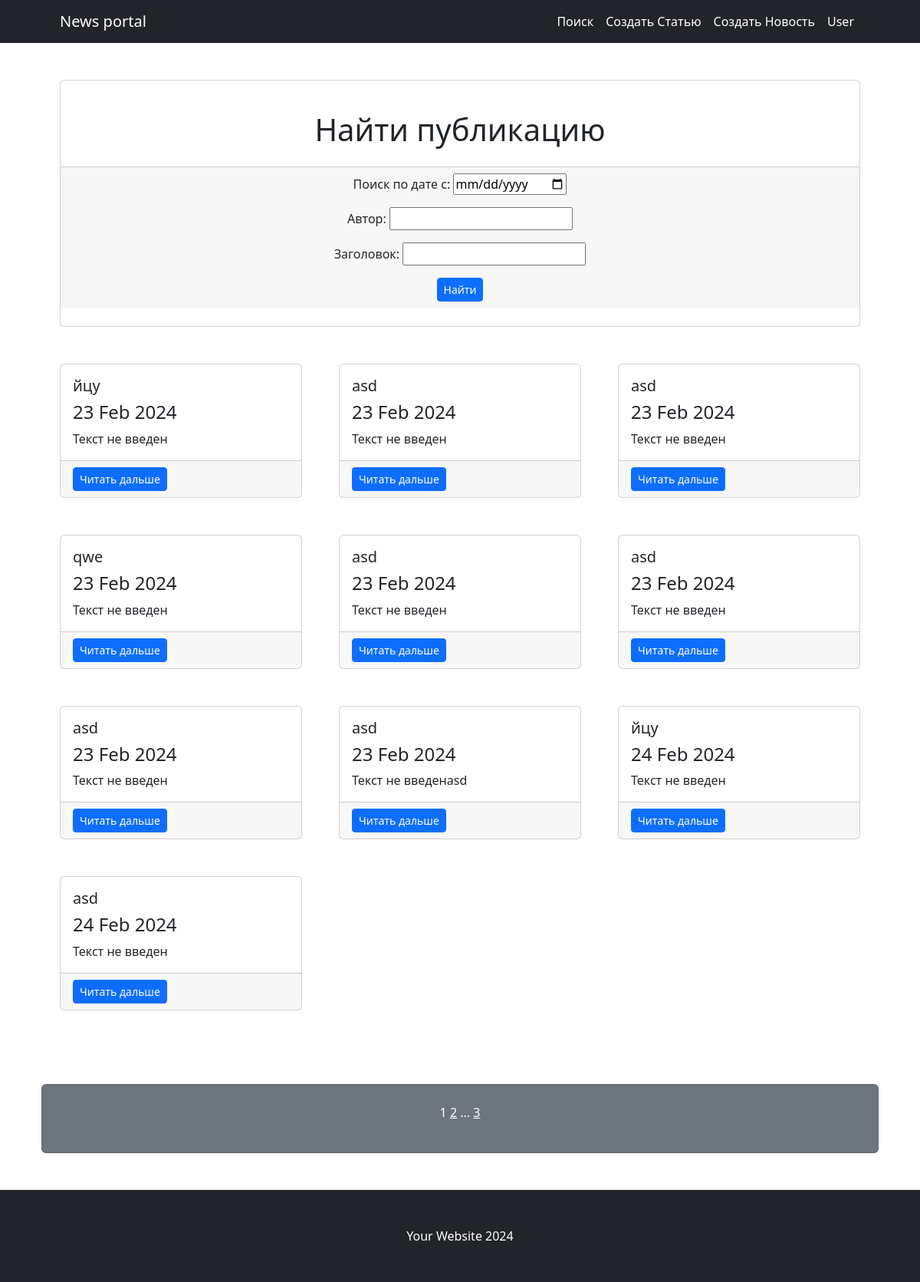
The app's page /news/search/ with its own data.
### simpleapp/models.py (models this page shows, shortened)
class Post(models.Model):
    author = models.ForeignKey(Author, on_delete=models.CASCADE, related_name='posts')
    item = models.CharField(max_length=3, choices=ITEM, default=news)
    date = models.DateTimeField(auto_now_add=True)
    category = models.ManyToManyField(Category, through = "PostCategory")
    heading = models.CharField(max_length=255)
    text = models.TextField(default = "Текст не введен")

### simpleapp/views.py (the view)
# urls.py: path('search/', PostSearch.as_view(), name='news_search'),
class PostSearch(ListView):
    model = Post
    template_name = 'news_search.html'
    context_object_name = 'posts'
    paginate_by = 10
    def get_queryset(self):
        queryset = super().get_queryset()
        self.filterset = PostFilter(self.request.GET, queryset=queryset)
        return self.filterset.qs
    def get_context_data(self, **kwargs):
        context = super().get_context_data(**kwargs)
        context['filterset'] = self.filterset
        return context

### simpleapp/templatetags/custom_filters.py (called while the page is built)
@register.filter(name='censor')
def currency(value):
   if type(value)==str:
      for pattern, repl in _TAGS:
        value = re.sub(pattern, repl, value)
   return value

@register.filter(name='post_id')
def currency(value):
   return f'/news/{value}'

### templates/news_search.html (shortened to what this page needs)
{% extends 'flatpages/default.html' %}
{% load custom_filters %}
{% load custom_tags %}
{% block content %}
<div class="card   my-5 py-4 ">
    <div class="card-body text-center">
        <h1 class="font-weight-light"> Найти публикацию </h1>
    </div>
    <div class="card-footer text-center">
        <form action="" method="get">
            {{ filterset.form.as_p }}
            <input class="btn btn-primary btn-sm" type="submit" value="Найти" />
        </form>
</div>
</div>
<div class="row gx-4 gx-lg-5">
    {% if posts %}
        {% for post in posts %}
    <div class="col-md-4 mb-5">
        <div class="card h-100">
            <div class="card-body">
                <h5 class="card-title">{{ post.heading|censor }} </h5>
                <h4 class="card-title">{{ post.date|date:'d M Y' }}</h4>
                <p class="card-text">{{ post.text|truncatewords:20|censor }}</p>
            </div>
            <div class="card-footer"><a class="btn btn-primary btn-sm" href={{post.id|post_id}}>Читать дальше</a></div>
        </div>
    </div>
        {% endfor %}
    {% else %}
    <div class="card   my-5 py-4 ">
        <div class="card-body text-center">
            <h1 class="font-weight-light">Постов нет!</h1>
        </div>
    </div>
    {% endif %}
    <div class="card text-white bg-secondary my-5 py-4 text-center"><p>
    {{ page_obj.number }}
    {% if page_obj.has_next %}
        <a class=" text-white " href="?page={{ page_obj.next_page_number }}">{{ page_obj.next_page_number }}</a>
        {% if paginator.num_pages != page_obj.next_page_number %}
            ...
            <a class=" text-white " href="?page={{ page_obj.paginator.num_pages }}">{{ page_obj.paginator.num_pages }}</a>
        {% endif %}
    {% endif %}
</p></div>
</div>
{% endblock content %}

### records on screen
Post: heading|censor "йцу", date "23 Feb 2024", text|censor "Текст не введен"
Post: heading|censor "asd", date "23 Feb 2024", text|censor "Текст не введен"
Post: heading|censor "asd", date "23 Feb 2024", text|censor "Текст не введен"
Post: heading|censor "qwe", date "23 Feb 2024", text|censor "Текст не введен"
Post: heading|censor "asd", date "23 Feb 2024", text|censor "Текст не введен"
Post: heading|censor "asd", date "23 Feb 2024", text|censor "Текст не введен"
Post: heading|censor "asd", date "23 Feb 2024", text|censor "Текст не введен"
Post: heading|censor "asd", date "23 Feb 2024", text|censor "Текст не введенasd"
Post: heading|censor "йцу", date "24 Feb 2024", text|censor "Текст не введен"
Post: heading|censor "asd", date "24 Feb 2024", text|censor "Текст не введен"

### other values on screen
{{ page_obj.number }} "1"
{{ page_obj.next_page_number }} "2"
{{ page_obj.paginator.num_pages }} "3"
